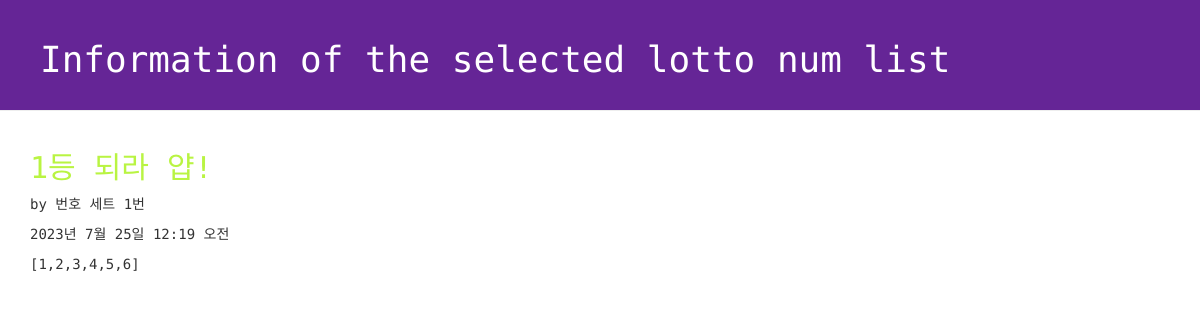
Screenshot of /lotto/1/detail/ with the database file from the repository.
### lotto/models.py (models this page shows, shortened)
class GuessNumbers(models.Model):
    name = models.CharField(max_length=24)  # 로또 번호 리스트의 이름
    text = models.CharField(max_length=255)  # 로또 번호 리스트에 대한 설명
    lottos = models.CharField(  # generate 함수를 통해 생성되는 로또 번호 리스트 (str)
        max_length=255,
        default="[1,2,3,4,5,6]",
    )
    num_lotto = models.IntegerField(default=5)  # 로또 번호 6개 set의 갯수
    update_date = models.DateTimeField()  # 로또 번호 리스트 생성 일시
    def generate(self):  # 로또 번호를 자동으로 생성
        self.lottos = ""  # 초기값 생성
        origin = list(range(1, 46))  # 1-45까지의 숫자 리스트
        for _ in range(0, self.num_lotto):  # num_lotto의 갯수만큼 셋트 수가 문자형태로 나옴
            random.shuffle(origin)
            guess = origin[:6]
            guess.sort()
            self.lottos += str(guess) + "\n"  # 로또번호 str에 6개번호 set 추가
        self.update_date = timezone.now()
        self.save()  # GuessNumbers object를 DB에 저장
    class Meta:
        verbose_name_plural = "Guess Numbers"

### lotto/views.py (the view)
# urls.py: path("lotto/<int:lottokey>/detail/", views.detail, name="detail"),
def detail(request, lottokey):
    lotto = GuessNumbers.objects.get(pk=lottokey)
    return render(request, "lotto/detail.html", {"lotto": lotto})

### lotto/templates/lotto/detail.html (shortened to what this page needs)
<!DOCTYPE html>
{% load static %}
<html lang="ko">
    <head>
        <link rel="stylesheet" href="//maxcdn.bootstrapcdn.com/bootstrap/3.2.0/css/bootstrap.min.css">
        <link rel="stylesheet" href="//maxcdn.bootstrapcdn.com/bootstrap/3.2.0/css/bootstrap-theme.min.css">
        <link rel="stylesheet" href="{% static 'css/lotto.css'%}">
    </head>
    <body>
        <div class="page-header">
            <h1>Information of the selected lotto num list</h1>
        </div>
        <div class="container lotto">
            <h2>{{ lotto.text }}</h2>
            <p> by {{ lotto.name }}</p>
            <p> {{ lotto.update_date }}</p>
            <p> {{ lotto.lottos | linebreaksbr }}</p>
        </div>
    </body>
</html>

### lotto/static/css/lotto.css (style rules this page uses)
.page-header { background-color: #652596; margin-top: 0; padding: 20px 20px 20px 40px; font-family: 'Space Mono', monospace; }
.page-header h1 { color: #FFFFFF; }
.container { font-family: 'Space Mono', monospace; }
.container h2 { color: #b9f442; }

### rows the page displays
GuessNumbers: text "1등 되라 얍!", name "번호 세트 1번", update_date "2023년 7월 25일 12:19 오전", lottos "[1,2,3,4,5,6]"
